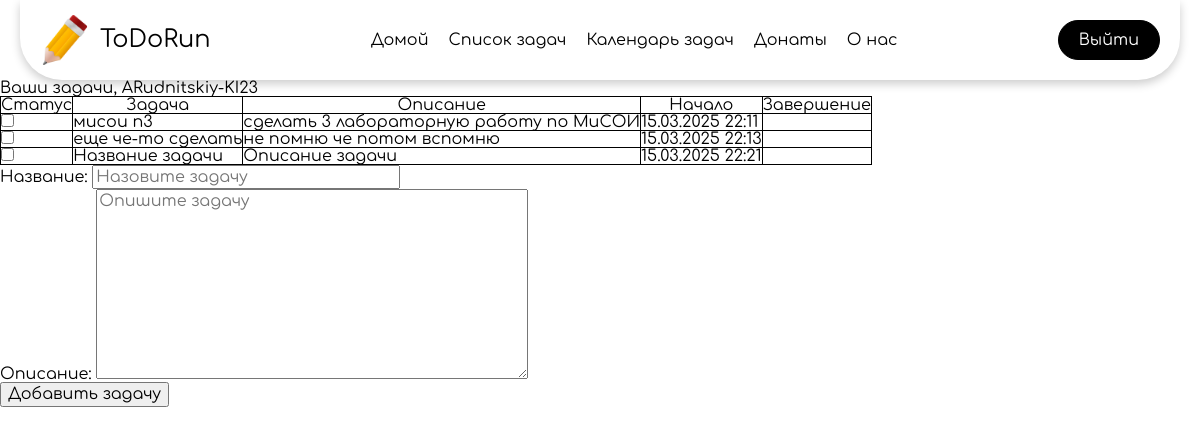
Page /auth/tasks/ (signed in) on the earlier database version.
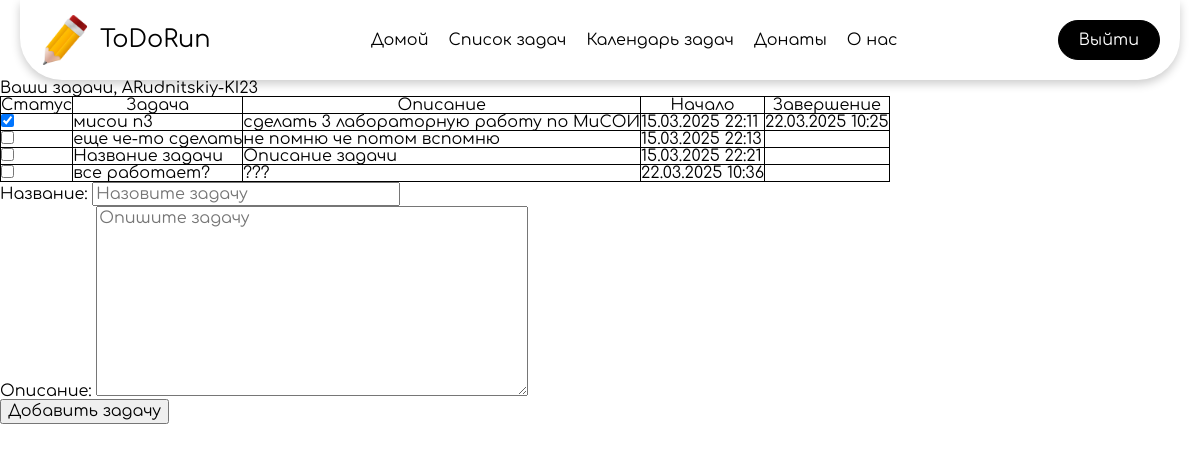
Same page on the later database version.
### organ/models.py (models this page shows, shortened)
class Tasks(models.Model):
    user = models.ForeignKey(
        settings.AUTH_USER_MODEL,
        on_delete=models.CASCADE,
        related_name="tasks",
        blank=False
    )
    title = models.CharField(max_length=25)
    descriptionn = models.CharField(blank=True, max_length=255)
    statuss = models.BooleanField(default=False, verbose_name="Выполнено")
    time_create = models.DateTimeField(auto_now_add=True)
    time_finish = models.DateTimeField(blank=True, null=True, verbose_name="Время завершения")

### organ/views.py (the view, shortened to what this page needs)
# urls.py: path('tasks/', views.tasks, name='tasks'),
@login_required
def tasks(request):
    tasks = Tasks.objects.filter(user=request.user)
    return render(request, 'organ/tasks.html', {
        'tasks': tasks,
        'form': TaskForm()
    })

### organ/forms.py
class TaskForm(forms.ModelForm):
    class Meta:
        model = Tasks
        fields = ['title', 'descriptionn']
        labels = {
            'title': 'Название',
            'descriptionn': 'Описание',
        }
        widgets = {
            'title': forms.TextInput(attrs={
                'size': 50,  # Ширина поля в символах
                'style': 'width: 300px;',  # Или задайте размер через CSS
                'placeholder': 'Назовите задачу',
            }),
            'descriptionn': forms.Textarea(attrs={
                'placeholder': 'Опишите задачу',
            }),
        }

### organ/templates/organ/tasks.html (shortened to what this page needs)
{% extends 'organ/base.html' %}
{% block body %}
{% load static %}
<h1>Ваши задачи, {{ user.username }}</h1>
{% if tasks %}
    <table>
        <tr>
            <th>Статус</th>
            <th>Задача</th>
            <th>Описание</th>
            <th>Начало</th>
            <th>Завершение</th>
        </tr>
        {% for task in tasks %}
        <tr>
            <td>
                <form method="post">
                    <input type="checkbox"
                        name="statuss"
                        {% if task.statuss %}checked{% endif %}
                        onchange="this.form.submit()">
                </form>
            </td>
            <td>{{ task.title }}</td>
            <td>{{ task.descriptionn|truncatechars:100 }}</td>
            <td>{{ task.time_create|date:"d.m.Y H:i" }}</td>
            <td>{{ task.time_finish|date:"d.m.Y H:i" }}</td>
        </tr>
        {% endfor %}
    </table>
{% else %}
    <p>У вас еще нет задач</p>
{% endif %}
<form method="post">
    {{ form.as_p }}
    <button type="submit">Добавить задачу</button>
</form>
{% endblock %}

Differences in the rows shown:
changed Tasks "мисои п3": statuss "☐" → "☑"; time_finish (not shown) → "22.03.2025 10:25"
added Tasks: title "все работает?", descriptionn "???", time_create "22.03.2025 10:36"
